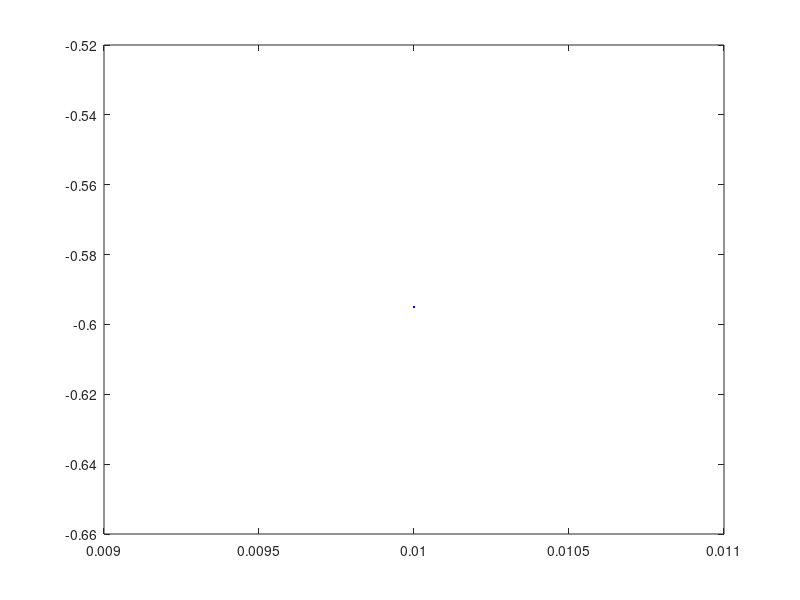
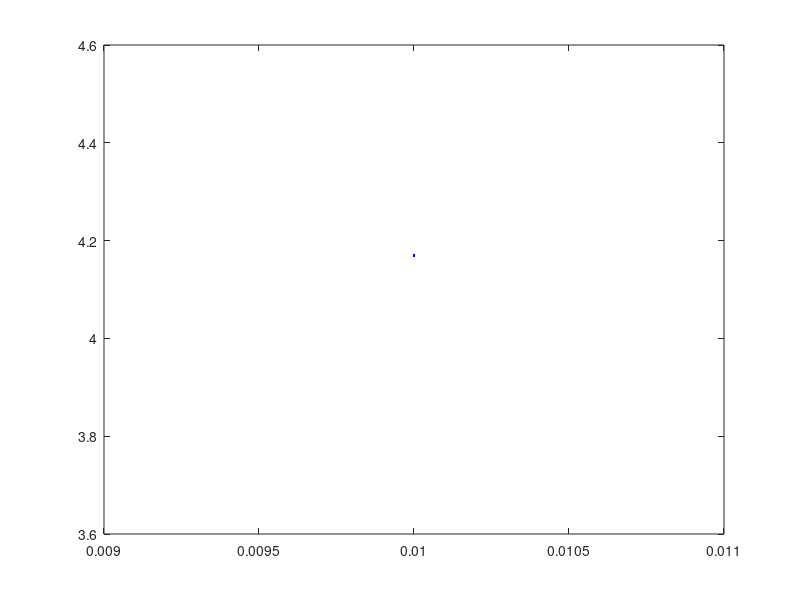
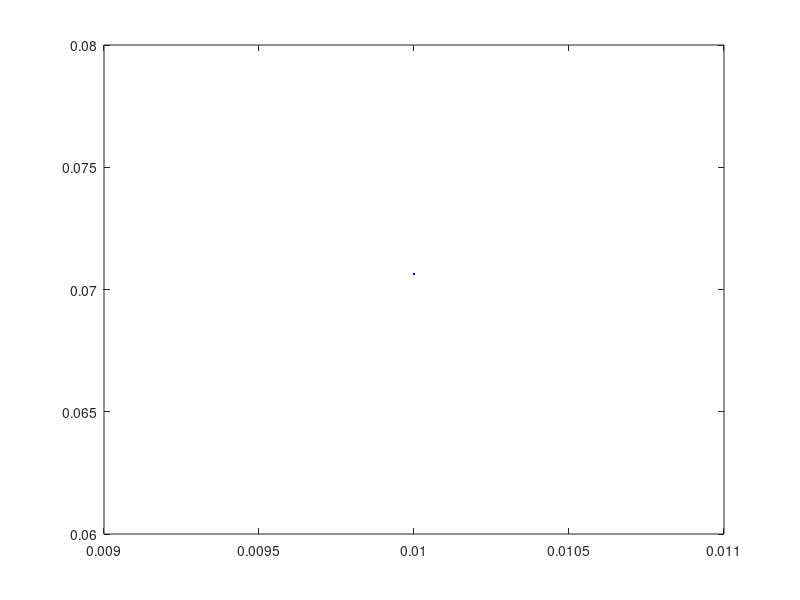
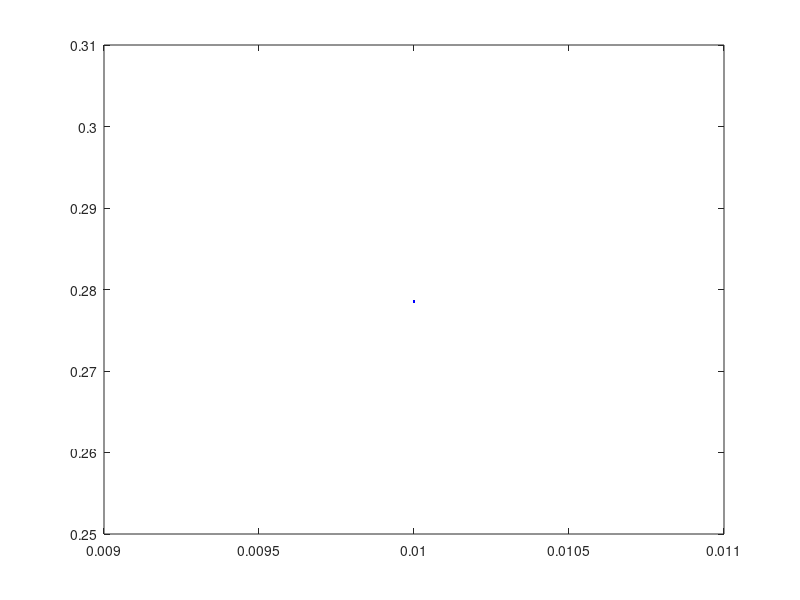

Here is the MATLAB script that generated these plots, in order:
clear all
close all

%estimating the redox standard potentials in DHI melanin.

%First we determing Kt, this is done based upon the numbers given by the
%Farmer 2002 paper at pH = 6.3. Kt depends on the amount of H2Q monomer,
%so, I gave a range of values commensurate with the litrature (Gillette & Serpintini)
H = 10^(-6.3) ;
Ka2 = 10^(-9.54) ;
Ka1 = 10.^(-13.09) ;
Kr1 = 10.^(-6.8) ;
Kaqi = 10.^(-6.3) ;

%here I set the fraction of H2Q moeities in the system
H2Q_C = 0.01;%linspace(0.01,0.5,1001) ;

Kt = 6.*(999/1500) - 6.*H2Q_C.*(1+Ka2./H + Ka2.*Ka1./(H.^2)) ;

figure(1)
plot(H2Q_C,-log10(Kt),'b')

%fully optimised data set requires pH = 6.6, pKa2 = 9.61 (weighted average
%of DHI and DHICA pKa2), pKa1 = 13.12 (weighted average), pKr1 = 7.7, pKaqi
%= 6.6, H2Q_C = 0.01, and 5,6,hydroquinone reduction potential (full hydrogen accounted for) at 0.7 V.

%We now estimate Kcompprime, the equilibiurm constant for the
%comproportionation reaction. This is done at pH=6.3 using the numbers
%given by Farmer paper.

Kcompprime = 1./(H2Q_C.*(1500^2).*(Kt./6).*(1+Ka2./H)) ;   %1./((1500^2).*(1/3 + Kt./6).*(999/1500 - Kt./6)  ) ;

figure(2)
plot(H2Q_C,-log10(Kcompprime),'b')

%Now I need to determine the true Kcomp, which assumes dissociation of H2Q,
%HSQ HQI and tautormerisation. Doing this assuming the pH = 6.3



Kcomp = Kcompprime.*(1+1./Kt).*((Kr1^2)/(Ka2*Ka1)).*( (Ka2*Ka1+Ka2*H+H^2)  ./ ((Kr1+H)^2) )   ;  %Kcompprime ./    (((Ka2.*Ka1.*Kt)./(Kr1.^2)) .*    ((Kr1.*H + H.^2)./(Kaqi + H + Kt.*H)) .* ((Kr1+H)./( Ka2.*Ka1 + Ka2.*H + H.^2 ))) ;


figure(3)
plot(H2Q_C,-log10(Kcomp),'b')


%now, the standard redox potential of 5,6, Indolequinone, 2
%electron rduction is about E3H = 0.7V (Han2018), accounting for the protonation. We also know that
%E3H = (EHSQQ + EQH2SQ)/2. I can determine at least
%ESQQ + EQ2SQ = ESQQ_EQ2SQ, the non pH dependent deprotonated standard
%redox potentials

E3H = 0.7 ;

ESQQ_EQ2SQ = 2.*E3H + 0.059.*log10(Kr1) + 0.059.*log10(Ka2.*Ka1./Kr1) + 0.059.*log10(1+1./Kt);


figure(3)
plot(H2Q_C,ESQQ_EQ2SQ,'b')

%We also know that ESQQi - EQ2SQi = 0.059log10(Kcomprime) = ESQQi_EQ2SQi_minus at a paritcular
%pH (in this case pH = 6.3), I can then estimate the ESQQ - EQ2SQ =
%ESQQ_EQ2SQ_minus, the non pH dependent deprotonated standard
%redox potentials
H = 10.^(-6.3) ;

ESQQi_EQ2SQi_minus = 0.059.*log10(Kcompprime) ;

ESQQ_EQ2SQ_minus = ESQQi_EQ2SQi_minus  + 0.059.*log10( (Ka2.*Ka1 + Ka2.*H + H.^2)./((Kr1 + H).^2) ) - 0.059.*log10( Kt.*Ka2.*Ka1./(Kr1.^2.*(Kt+1)));


figure(4)
plot(H2Q_C,ESQQ_EQ2SQ_minus,'b' )

%I can now determine the pH independent ESQQ and EQ2Q standard redution
%potentials.

ESQQ = (ESQQ_EQ2SQ_minus + ESQQ_EQ2SQ)./2 ;
EQ2SQ = (ESQQ_EQ2SQ - ESQQ_EQ2SQ_minus)./2 ;


figure(5)
hold on
plot(H2Q_C,ESQQ,'b')
plot(H2Q_C,EQ2SQ,'r')
plot(H2Q_C,(ESQQ+EQ2SQ)./2,'k')
hold off


%I can now also estimate the full protonated standard redox potentials in
%order to determine whether it aligns with calculations in the litrature
%Han et al.

ESQQ_protonated = ESQQ - 0.059.*log10(Kr1) - 0.059.*log10(1+1./Kt) ;

EQ2SQ_protonated = EQ2SQ - 0.059.*log10(Ka2.*Ka1./Kr1) ;

E3_protonated = (ESQQ_protonated + EQ2SQ_protonated)./2 ;

figure(6)
hold on
plot(H2Q_C,ESQQ_protonated,'b')
plot(H2Q_C,EQ2SQ_protonated,'r')
plot(H2Q_C,E3_protonated,'k')
hold off



%testing to see if oxidation peak for supposed semiquinone from
%Serpintinity aligns with the reducti0.on potential of SQ calculated here.

H = 10^(-5.6) ;

ESQQi = ESQQ - 0.059.*log10(Kr1) + 0.059.*log10( (Kr1 + H) ) ;

figure(7)
plot(H2Q_C,ESQQi)
%adding temperature dependent results
%first check gibbs free energy of reaction at low pH

H = 10^(-7) ;

Kcompprime_lowpH = Kcomp.*(((Ka2.*Ka1.*Kt)./(Kr1.^2)) .*    ((Kr1.*H + H.^2)./(Kaqi + H + Kt.*H)) .* ((Kr1+H)./( Ka2.*Ka1 + Ka2.*H + H.^2 ))) ;

G = -8.314.*298.*log(Kcompprime_lowpH) ;

G_eV = (G./6.02e23).*1.609e19 ;

figure(9)
plot(H2Q_C,G_eV)


%replicating chio's temperature data at pH 1, 7 and 12, using the data from
%the modelling for an H2Q fraction of 0.01.

% H = 1 ;
% H2Q = 10^(-3.171) ;
% HQ = 10^(-11.71) ;
% Q2 = 10^(-23.8) ;
% Q = 10^(-1.263) ;
% HQI = 10^(-1.854) ;
% QI = 10^(-7.154) ;
% SQ = 10^(-10.22) ;
% HSQ = 10^(-4.421) ;
% 
% Kcompprime_check = ((HSQ+SQ).^2)./((Q+HQI+QI).*(H2Q+HQ+Q2)) ;
% 
% Kcompprime_protonated = 10.^((ESQQ_protonated - EQ2SQ_protonated)./0.059 );



Kcompprime_advanced = Kcompprime_lowpH.*(H^2) ;


G_adv = -8.314.*298.*log(Kcompprime_advanced) ;

G_eV_adv = (G_adv./6.02e23).*1.609e19 ;

figure(10)
plot(H2Q_C,G_eV_adv)